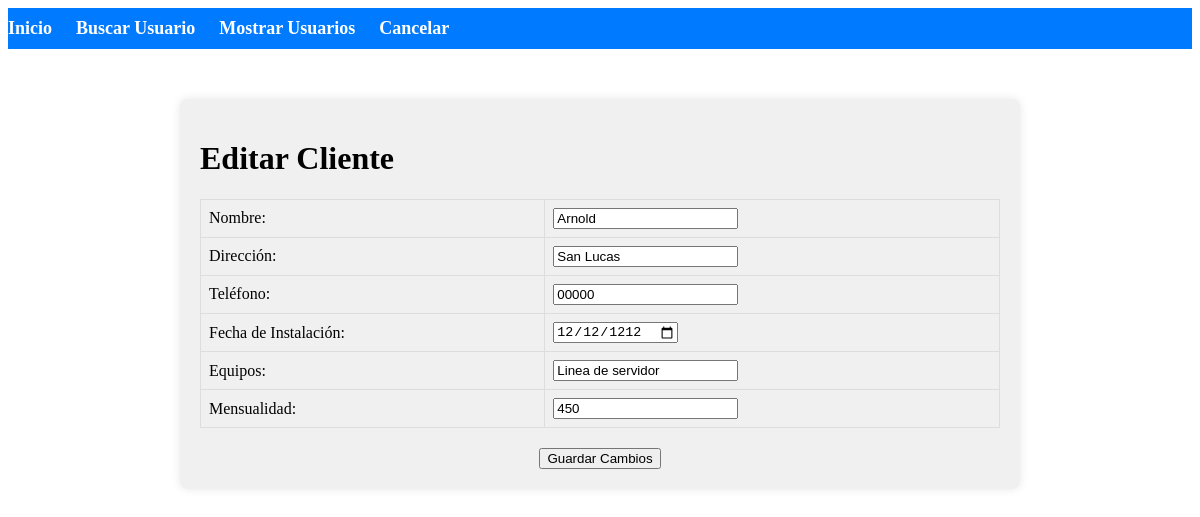
/busquedaEdicion/edit.php?id_cliente=4, run on the app's committed database.
### tables this page shows
CREATE TABLE `clientes` (
  `id_cliente` int NOT NULL AUTO_INCREMENT,
  `nombre` varchar(45) NOT NULL,
  `direccion` varchar(150) DEFAULT NULL,
  `telefono` varchar(15) DEFAULT NULL,
  `fechaInstalacion` varchar(100) DEFAULT NULL,
  `equipos` varchar(100) DEFAULT NULL,
  `mensualidad` varchar(255) DEFAULT NULL,
  `localidad` varchar(255) DEFAULT NULL,
  `comentarios` text,
  PRIMARY KEY (`id_cliente`)
);

### busquedaEdicion/edit.php (the view, shortened to what this page needs)
<?php
$servername = "localhost";
$username = "dni";
$password = "MinuzaFea265/";
$dbname = "doblenet";
$conn = new mysqli($servername, $username, $password, $dbname);
if ($_SERVER["REQUEST_METHOD"] == "GET") {
    $id_cliente = isset($_GET["id_cliente"]) ? intval($_GET["id_cliente"]) : 0;
    $sql = "SELECT * FROM clientes WHERE id_cliente = $id_cliente";
    $result = $conn->query($sql);
    if ($result->num_rows > 0) {
        $row = $result->fetch_assoc();
    } else {
        die("Cliente no encontrado.");
    }
}
?>
<!DOCTYPE html>
<html lang="es">
<head>
    <link rel="stylesheet" href="stylesEdit.css">
</head>
<body>
    <header>
        <nav>
            <ul>
                <li><a href="/admin/index.html">Inicio</a></li>
                <li><a href="/busquedaEdicion/index.html">Buscar Usuario</a></li>
                <li><a href="/consulta/index.html">Mostrar Usuarios</a></li>
                <li><a href="/admin/index.html">Cancelar</a></li>
            </ul>
        </nav>
    </header>
    <div class="container">
        <h1>Editar Cliente</h1>
        <form action="update.php" method="post">
            <table>
                <tr>
                    <td><label for="nombre">Nombre:</label></td>
                    <td><input type="text" id="nombre" name="nombre" value="<?php echo $row["nombre"]; ?>" required></td>
                </tr>
                <tr>
                    <td><label for="direccion">Dirección:</label></td>
                    <td><input type="text" id="direccion" name="direccion" value="<?php echo $row["direccion"]; ?>" required></td>
                </tr>
                <tr>
                    <td><label for="telefono">Teléfono:</label></td>
                    <td><input type="text" id="telefono" name="telefono" value="<?php echo $row["telefono"]; ?>" required></td>
                </tr>
                <tr>
                    <td><label for="fechaInstalacion">Fecha de Instalación:</label></td>
                    <td><input type="date" id="fechaInstalacion" name="fechaInstalacion" value="<?php echo $row["fechaInstalacion"]; ?>" required></td>
                </tr>
                <tr>
                    <td><label for="equipos">Equipos:</label></td>
                    <td><input type="text" id="equipos" name="equipos" value="<?php echo $row["equipos"]; ?>" required></td>
                </tr>
                <tr>
                    <td><label for="mensualidad">Mensualidad:</label></td>
                    <td><input type="number" id="mensualidad" name="mensualidad" value="<?php echo $row["mensualidad"]; ?>" required></td>
                </tr>
            </table>
            <div class="button-container">
                <button type="submit">Guardar Cambios</button>
            </div>
        </form>
    </div>
</body>
</html>

### busquedaEdicion/stylesEdit.css (style rules this page uses)
header { background-color: #007bff; color: #fff; padding: 10px 0; }
nav ul { list-style: none; margin: 0; padding: 0; }
nav li { display: inline-block; margin-right: 20px; }
nav a { text-decoration: none; color: #fff; font-weight: bold; font-size: 18px; }
.container { max-width: 800px; margin: 50px auto; padding: 20px; background-color: #f0f0f0; border-radius: 8px; box-shadow: 0 0 10px rgba(0, 0, 0, 0.1); }
table { width: 100%; border-collapse: collapse; margin-bottom: 20px; }
table, th, td { border: 1px solid #ddd; }
th, td { padding: 8px; text-align: left; }
.button-container { text-align: center; margin-top: 20px; }

### data on the page
clientes: nombre "Arnold", direccion "San Lucas", telefono "00000", fechaInstalacion "12/12/1212", equipos "Linea de servidor", mensualidad "450"
